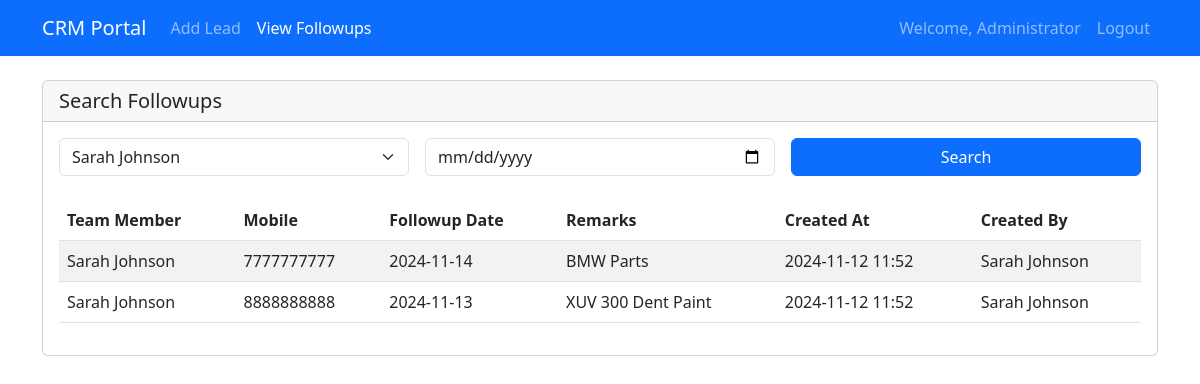
Page /followups?user_id=3 (signed in) on the committed database.
### app.py (models this page shows)
class User(UserMixin, db.Model):
    id = db.Column(db.Integer, primary_key=True)
    username = db.Column(db.String(80), unique=True, nullable=False)
    password_hash = db.Column(db.String(120), nullable=False)
    is_admin = db.Column(db.Boolean, default=False)
    name = db.Column(db.String(100))  # Full name for display

class Lead(db.Model):
    id = db.Column(db.Integer, primary_key=True)
    user_id = db.Column(db.Integer, db.ForeignKey('user.id'), nullable=False)
    mobile = db.Column(db.String(12), nullable=False)
    followup_date = db.Column(db.DateTime, nullable=False)
    remarks = db.Column(db.Text)
    created_at = db.Column(db.DateTime, default=datetime.utcnow)
    created_by = db.Column(db.Integer, db.ForeignKey('user.id'))
    user = db.relationship('User', foreign_keys=[user_id])
    creator = db.relationship('User', foreign_keys=[created_by])

### app.py (the view)
@app.route('/followups')
@login_required
def followups():
    date = request.args.get('date', '')
    query = Lead.query
    if not current_user.is_admin:
        query = query.filter(Lead.user_id == current_user.id)
    else:
        user_id = request.args.get('user_id')
        if user_id:
            query = query.filter(Lead.user_id == user_id)
    if date:
        selected_date = datetime.strptime(date, '%Y-%m-%d')
        query = query.filter(db.func.date(Lead.followup_date) == selected_date.date())
    followups = query.order_by(Lead.followup_date.desc()).all()
    users = User.query.filter_by(is_admin=False).all()  # For admin's user filter
    return render_template('followups.html', followups=followups, users=users)

### app.py (called while the page is built)
@login_manager.user_loader
def load_user(user_id):
    return User.query.get(int(user_id))

### templates/followups.html (shortened to what this page needs)
<!DOCTYPE html>
<html lang="en">
<head>
    <link href="https://cdnjs.cloudflare.com/ajax/libs/bootstrap/5.3.0/css/bootstrap.min.css" rel="stylesheet">
</head>
<body>
    <nav class="navbar navbar-expand-lg navbar-dark bg-primary">
        <div class="container">
            <a class="navbar-brand" href="/">CRM Portal</a>
            <div class="collapse navbar-collapse" id="navbarNav">
                <ul class="navbar-nav">
                    <li class="nav-item">
                        <a class="nav-link" href="/">Add Lead</a>
                    </li>
                    <li class="nav-item">
                        <a class="nav-link active" href="/followups">View Followups</a>
                    </li>
                </ul>
                <ul class="navbar-nav ms-auto">
                    <li class="nav-item">
                        <span class="nav-link">Welcome, {{ current_user.name }}</span>
                    </li>
                    <li class="nav-item">
                        <a class="nav-link" href="{{ url_for('logout') }}">Logout</a>
                    </li>
                </ul>
            </div>
        </div>
    </nav>
    <div class="container mt-4">
        <div class="card">
            <div class="card-header">
                <h5 class="card-title mb-0">Search Followups</h5>
            </div>
            <div class="card-body">
                <form method="GET" action="{{ url_for('followups') }}" class="row g-3">
                    {% if current_user.is_admin %}
                    <div class="col-md-4">
                        <select class="form-select" name="user_id">
                            {% for user in users %}
                                <option value="{{ user.id }}"
                                    {% if request.args.get('user_id')|int == user.id %}selected{% endif %}>
                                    {{ user.name }}
                                </option>
                            {% endfor %}
                        </select>
                    </div>
                    {% endif %}
                    <div class="col-md-{% if current_user.is_admin %}4{% else %}8{% endif %}">
                        <input type="date" class="form-control" name="date"
                               value="{{ request.args.get('date', '') }}">
                    </div>
                    <div class="col-md-4">
                        <button type="submit" class="btn btn-primary w-100">Search</button>
                    </div>
                </form>
                <div class="mt-4 table-responsive">
                    <table class="table table-striped table-hover">
                        <thead>
                            <tr>
                                {% if current_user.is_admin %}
                                <th>Team Member</th>
                                {% endif %}
                                <th>Mobile</th>
                                <th>Followup Date</th>
                                <th>Remarks</th>
                                <th>Created At</th>
                                {% if current_user.is_admin %}
                                <th>Created By</th>
                                {% endif %}
                            </tr>
                        </thead>
                        <tbody>
                            {% for followup in followups %}
                                <tr>
                                    {% if current_user.is_admin %}
                                    <td>{{ followup.user.name }}</td>
                                    {% endif %}
                                    <td>{{ followup.mobile }}</td>
                                    <td>{{ followup.followup_date.strftime('%Y-%m-%d') }}</td>
                                    <td>{{ followup.remarks }}</td>
                                    <td>{{ followup.created_at.strftime('%Y-%m-%d %H:%M') }}</td>
                                    {% if current_user.is_admin %}
                                    <td>{{ followup.creator.name }}</td>
                                    {% endif %}
                                </tr>
                            {% endfor %}
                        </tbody>
                    </table>
                </div>
            </div>
        </div>
    </div>
</body>
</html>

### rows in the picture
User: name "Administrator"
Lead: user.name "Sarah Johnson", mobile "7777777777", followup_date "2024-11-14", remarks "BMW Parts", created_at "2024-11-12 11:52", creator.name "Sarah Johnson"
Lead: user.name "Sarah Johnson", mobile "8888888888", followup_date "2024-11-13", remarks "XUV 300 Dent Paint", created_at "2024-11-12 11:52", creator.name "Sarah Johnson"

### other values in the picture
form field user_id "Sarah Johnson"
